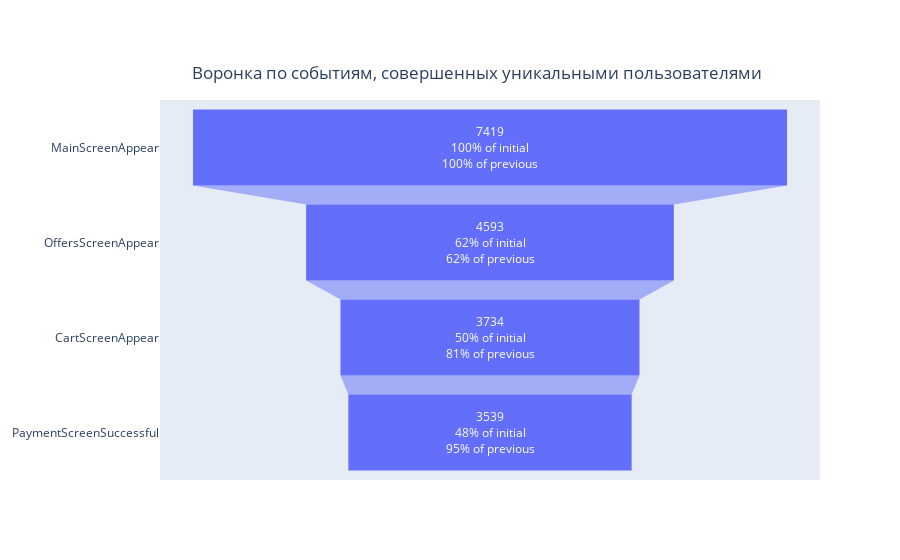

Here is the notebook cell this chart was saved with:
### Markdown cell above
**При рассмотрении воронки в разрезе уникальных пользователей,** мы можем отметить, что порядок работы пользователей с приложением остается прежним. **Чаще всего** потребители заходят **на главную страницу (37%),** далее они отправляются **на страницу с товарами (23%),** после этого переходят **в корзину (19%), оплачивают товары 18% от всех пользователей.**
Из воронки необходимо **убрать этап "Tutorial"** - это дополнительная страница, не участвующая в воронке продаж, и многие пользователи ее не посещают. Что, собственно, и показывает предыдущий датафрейм **(только 4% от всех уникальных пользователей заходят на данную страницу).**

### Code cell
# Отбираем все записи без событий Tutorial с группировкой по event_name
all_exp = (logs_result.loc[logs_result['event_name'] != 'Tutorial']
             .groupby(['event_name']) # Группируем по ивенту
             .agg(count_events = ('device_id', 'nunique'))
             .reset_index()
             .sort_values('count_events', ascending=False) # по убыванию кол-ва событий           
             )

# Строим график воронки
fig = go.Figure(go.Funnel(
        name = 'test',
        y = all_exp['event_name'],
        x = all_exp['count_events'],
        textposition = "inside",
        textinfo = "value+percent previous+percent initial"))
fig.update_layout(
    title={
        'text': 'Воронка по событиям, совершенных уникальными пользователями',
        'y':0.88,
        'x':0.53,
        'xanchor': 'center',
        'yanchor': 'top'},
    )
fig.show()

### Figure 1 — Plotly figure (JSON) as saved in the notebook; plotly's stock layout.template omitted (floating-point values rounded to 4 significant figures)
{"data": [{"name": "test", "textinfo": "value+percent previous+percent initial", "textposition": "inside", "type": "funnel", "x": [7419, 4593, 3734, 3539], "y": ["MainScreenAppear", "OffersScreenAppear", "CartScreenAppear", "PaymentScreenSuccessful"]}], "layout": {"title": {"text": "Воронка по событиям, совершенных уникальными пользователями", "x": 0.53, "xanchor": "center", "y": 0.88, "yanchor": "top"}}}
